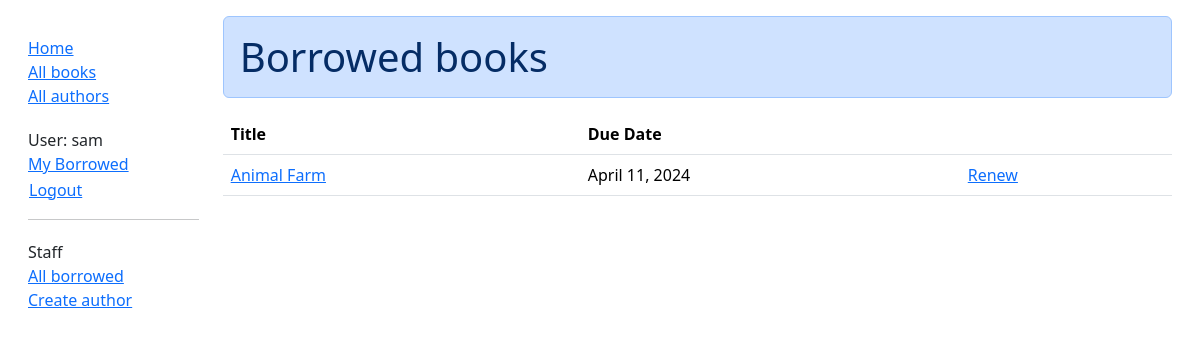
Before: /catalog/allborrowed/ (signed in) with the older database file.
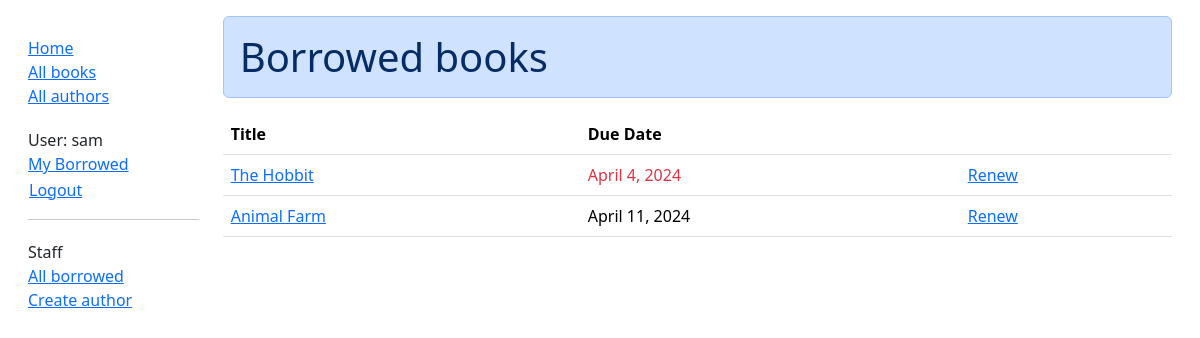
After: the same page with the newer database file.
### catalog/models.py (models this page shows, shortened)
class BookInstance(models.Model):
    id = models.UUIDField(primary_key=True, default=uuid.uuid4,
                          help_text="Unique ID for this particular book across whole library")
    book = models.ForeignKey('Book', on_delete=models.RESTRICT, null=True)
    imprint = models.CharField(max_length=200)
    due_back = models.DateField(null=True, blank=True)
    borrower = models.ForeignKey(settings.AUTH_USER_MODEL, on_delete=models.SET_NULL, null=True, blank=True)
    @property
    def is_overdue(self):
        return bool(self.due_back and date.today() > self.due_back)
    LOAN_STATUS = (
        ('m', 'Maintenance'),
        ('o', 'On loan'),
        ('a', 'Available'),
        ('r', 'Reserved'),
    )
    status = models.CharField(
        max_length=1,
        choices=LOAN_STATUS,
        blank=True,
        default='m',
        help_text='Book availability',
    )
    class Meta:
        ordering = ['due_back']
        permissions = (("can_mark_returned", "Set book as returned"),)

class Book(models.Model):
    title = models.CharField(max_length=200)
    author = models.ForeignKey('Author', on_delete=models.RESTRICT, null=True)
    summary = models.TextField(
        max_length=1000,
        help_text="Enter a brief description of the book"
    )
    isbn = models.CharField(
        "ISBN",
        max_length=13,
        unique=True,
        help_text='13 Character <a href="https://www.isbn-international.org/content/what-isbn''">ISBN number</a>'
    )
    genre = models.ManyToManyField(Genre, help_text="Select a genre for this book")
    def display_genre(self):
        return ', '.join(genre.name for genre in self.genre.all()[:3])
    display_genre.short_description = 'Genre'

### catalog/views.py (the view)
# urls.py: path('allborrowed/', views.AllLoanedBooksListView.as_view(), name='all-borrowed')
class AllLoanedBooksListView(LoginRequiredMixin,generic.ListView):
    model = BookInstance
    template_name = 'catalog/bookinstance_list_borrowed_user.html'
    paginate_by = 10
    def get_queryset(self):
        return (
            BookInstance.objects
            .filter(status__exact='o')
            .order_by('due_back')
        )

### catalog/templates/catalog/bookinstance_list_borrowed_user.html
{% extends "base_generic.html" %}
{% block content %}
    <h1 class="alert alert-primary">Borrowed books</h1>
    {% if bookinstance_list %}
    <table class="table">
      <thead class="thead-dark">
        <tr>
          <th scope="col">Title</th>
          <th scope="col">Due Date</th>
          <th scopr="col"></th>
        </tr>
      </thead>
      <tbody>
      {% for bookinst in bookinstance_list %}
      <tr>
        <td><a href="{% url 'book-detail' bookinst.book.pk %}">{{ bookinst.book.title }}</a> </td>
        <td class="{% if bookinst.is_overdue %}text-danger{% endif %}">{{ bookinst.due_back}}</td>
        <td>{% if perms.catalog.can_mark_returned %}<a href="{% url 'renew-book-librarian' bookinst.id %}">Renew</a>{% endif %}</td>
      </tr>
      {% endfor %}
    </tbody>
    </table>
    {% else %}
      <p>There are no books borrowed.</p>
    {% endif %}
{% endblock %}

Changed rows visible on the page:
added BookInstance: book "The Hobbit", due_back "April 4, 2024"
